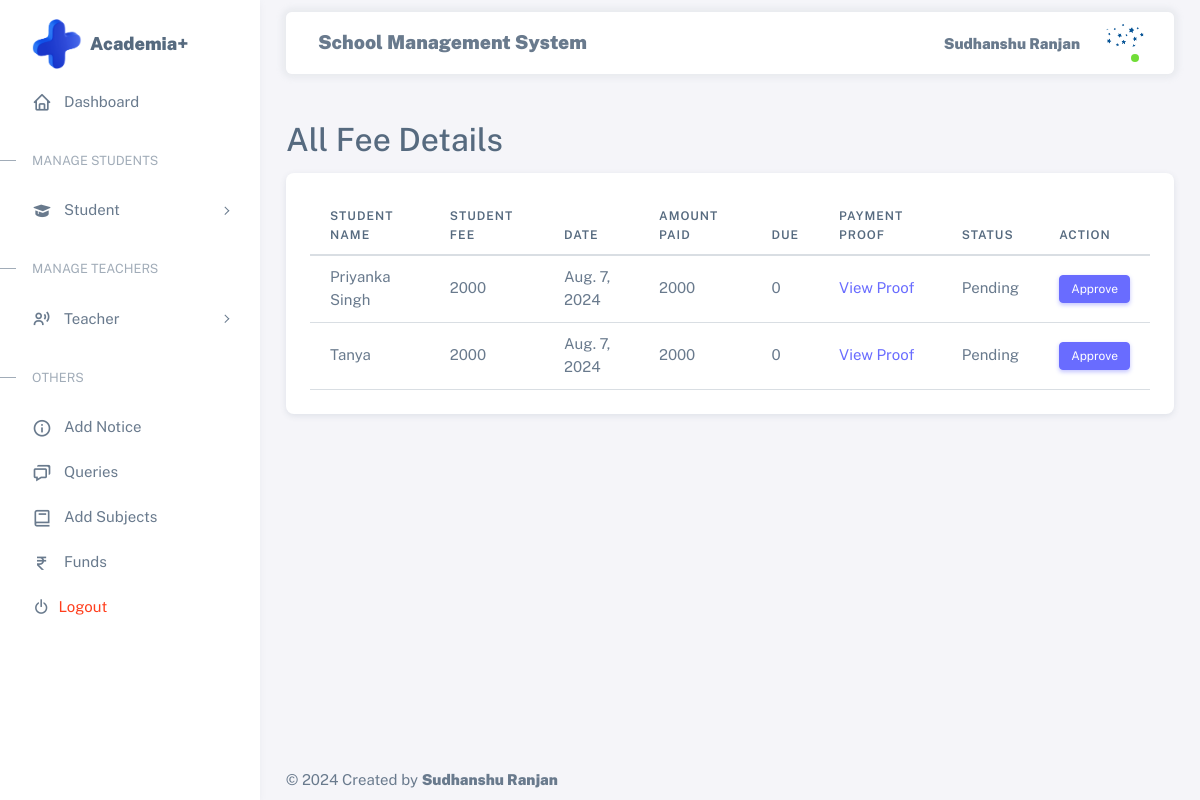
The app's page /view_fee/ (signed in) with its own data.
### asms_app/models.py (models this page shows, shortened)
class AcedemiaAdmin(models.Model):
    admin = models.BooleanField(default=True)
    utype = models.CharField(max_length=20,default='Admin')
    name = models.CharField(max_length=50)
    username = models.CharField(max_length=100, primary_key=True)
    password = models.CharField(max_length=32)
    pic = models.FileField(max_length=100, upload_to='Admin/')

class Fee(models.Model):
    student = models.ForeignKey(Student, on_delete=models.DO_NOTHING)
    paid = models.IntegerField()
    date = models.DateField(default=timezone.now)
    due = models.CharField(max_length=20, default=None)
    payment = models.FileField(max_length=100, upload_to='Payments/')
    status = models.BooleanField(default=False)
    updated = models.DateTimeField(auto_now_add=True)
    created = models.DateTimeField(auto_now=True)
    class Meta:
        ordering = ['date','-updated','-created']

class Student(models.Model):
    student = models.BooleanField(default=True)
    utype = models.CharField(max_length=20,default='Student')
    username = models.CharField(max_length=100, primary_key=True)
    name = models.CharField(max_length=50)
    sfee = models.IntegerField()
    balance = models.IntegerField(default=0)
    sclass = models.CharField(max_length=50)
    fathers_name = models.CharField(max_length=50)
    DoB = models.DateField()
    fathers_phone = models.CharField(max_length=50)
    email = models.CharField(max_length=50)
    phone = models.CharField(max_length=14)
    password = models.CharField(max_length=32, default="Student")
    address = models.TextField()
    pic = models.FileField(max_length=100, upload_to='Student/')
    created = models.DateTimeField(auto_now=True)
    class Meta:
        ordering = ['-created']

### asms_app/views.py (the view)
# urls.py: path('view_fee/',view_fee, name='view_fee'),
def view_fee(request):
    key = request.session.get('session_key')
    user = None
    if key:
        try:
            user = AcedemiaAdmin.objects.get(username=key)
        except AcedemiaAdmin.DoesNotExist:
            return redirect('home')
    fee = Fee.objects.all()
    return render(request, 'view_fee.html',{'user':user, 'fees':fee})

### asms_app/templates/view_fee.html
{% extends 'base.html' %}
{% block content %}
<div class="container mt-5">
    <h2>All Fee Details</h2>
    <div class="card mt-3">
        <div class="card-body">
            <table class="table">
                <thead>
                    <tr>
                        <th scope="col">Student Name</th>
                        <th scope="col">Student Fee</th>
                        <th scope="col">Date</th>
                        <th scope="col">Amount Paid</th>
                        <th scope="col">Due</th>
                        <th scope="col">Payment Proof</th>
                        <th scope="col">Status</th>
                        <th scope="col">Action</th>
                    </tr>
                </thead>
                <tbody>
                    {% for fee in fees %}
                    <tr>
                        <td>{{ fee.student.name }}</td>
                        <td>{{ fee.student.sfee }}</td>
                        <td>{{ fee.date }}</td>
                        <td>{{ fee.paid }}</td>
                        <td>{{ fee.due }}</td>
                        <td><a href="{{ fee.payment.url }}">View Proof</a></td>
                        <td>{% if fee.status %}Paid{% else %}Pending{% endif %}</td>
                        <td>
                            <button class="btn btn-primary btn-sm" onclick="window.location.href='{%url 'approvefee' fee.id%}';" >Approve</button>
                        </td>
                    </tr>
                    {% empty %}
                    <tr>
                        <td colspan="6" class="text-center">No fee records found</td>
                    </tr>
                    {% endfor %}
                </tbody>
            </table>
        </div>
    </div>
</div>
{% endblock %}

### asms_app/templates/dashboard.html (shortened to what this page needs)
{%load static%}
<div class="layout-wrapper layout-content-navbar">
    <div class="layout-container">
<aside id="layout-menu" class="layout-menu menu-vertical menu bg-menu-theme">
    <div class="app-brand demo">
      <img src="{%static 'images/plus.png'%}" style="height: 50px; width: 50px;" alt="">
        <a href="/dashboard/" class="app-brand-link">
            <span class="app-brand-text menu-text fw-bolder ms-2 fs-5">Academia+</span>
        </a>
    </div>
    <ul class="menu-inner py-1">
        <li class="menu-item active">
            <a href="/dashboard/" class="menu-link">
                <i class="menu-icon tf-icons bx bx-home"></i>
                <div data-i18n="Analytics">Dashboard</div>
            </a>
        </li>
        <li class="menu-header small text-uppercase"><span class="menu-header-text">Manage Students</span></li>
        <li class="menu-item">
            <a href="javascript:void(0);" class="menu-link menu-toggle">
                <i class="menu-icon tf-icons bx bxs-graduation"></i>
                <div data-i18n="Layouts">Student</div>
            </a>
        </li>
        <li class="menu-header small text-uppercase"><span class="menu-header-text">Manage Teachers</span></li>
        <li class="menu-item">
            <a href="javascript:void(0);" class="menu-link menu-toggle">
                <i class="menu-icon tf-icons bx bx-user-voice"></i>
                <div data-i18n="Layouts">Teacher</div>
            </a>
        </li>
        <li class="menu-header small text-uppercase"><span class="menu-header-text">Others</span></li>
        {%if user.student%}
        <li class="menu-item">
          <a href="/view_notice/" class="menu-link">
              <i class="menu-icon tf-icons bx bx-info-circle"></i>
              <div data-i18n="Basic">View Notice</div>
          </a>
      </li>
      <li class="menu-item">
        <a href="/post_query/" class="menu-link">
          <i class="menu-icon tf-icons bx bx-message-square-dots"></i>
            <div data-i18n="Basic">Post Queries</div>
        </a>
    </li>
    <li class="menu-item">
      <a href="/all_queries/" class="menu-link">
          <i class="menu-icon tf-icons bx bx-chat"></i>
          <div data-i18n="Basic">All Queries</div>
      </a>
  </li>
        {%else%}
        <li class="menu-item">
            <a href="/notice/" class="menu-link">
                <i class="menu-icon tf-icons bx bx-info-circle"></i>
                <div data-i18n="Basic">Add Notice</div>
            </a>
        </li>
        <li class="menu-item">
          <a href="/all_queries/" class="menu-link">
              <i class="menu-icon tf-icons bx bx-chat"></i>
              <div data-i18n="Basic">Queries</div>
          </a>
      </li>
        {%endif%}
        {%if user.admin%}
        <li class="menu-item">
          <a href="/addsubjects/" class="menu-link">
              <i class="menu-icon tf-icons bx bx-book"></i>
              <div data-i18n="Basic">Add Subjects</div>
          </a>
      </li>
        <li class="menu-item">
            <a href="/funds/" class="menu-link">
                <i class="menu-icon tf-icons bx bx-rupee"></i>
                <div data-i18n="Basic">Funds</div>
            </a>
        </li>
        {%endif%}
        <li class="menu-item">
            <a href="/logout/" target="_blank" class="menu-link">
                <i class="bx bx-power-off me-2"></i>
                <div data-i18n="Documentation" class="text-danger">Logout</div>
            </a>
        </li>
    </ul>
</aside>
      <div class="layout-page">
        <nav
          class="layout-navbar container-xxl navbar navbar-expand-xl navbar-detached align-items-center bg-navbar-theme"
          id="layout-navbar"
        >
          <div class="navbar-nav-right d-flex align-items-center" id="navbar-collapse">
            <span class="menu-text fw-bolder ms-2" style="font-size: 1.6vw;">School Management System</span>
            <ul class="navbar-nav flex-row align-items-center ms-auto">
              <li class="nav-item lh-1 me-3">
                <p class="mt-3 fw-bolder">{{user.name}}</p>
              </li>
              <li class="nav-item navbar-dropdown dropdown-user dropdown">
                <a class="nav-link dropdown-toggle hide-arrow" href="javascript:void(0);" data-bs-toggle="dropdown">
                  <div class="avatar avatar-online">
                    <img src="{{user.pic.url}}" alt class="w-px-40 h-auto rounded-circle" />
                  </div>
                </a>
              </li>
            </ul>
          </div>
        </nav>
        <div class="content-wrapper">

### asms_app/static/assets/css/demo.css (style rules this page uses)
.menu .app-brand.demo { height: 64px; margin-top: 12px; }

### records on screen
AcedemiaAdmin: name "Sudhanshu Ranjan", pic (picture)
Fee: student.name "Priyanka Singh", student.sfee "2000", date "Aug. 7, 2024", paid "2000", due "0", status "Pending"
Fee: student.name "Tanya", student.sfee "2000", date "Aug. 7, 2024", paid "2000", due "0", status "Pending"
